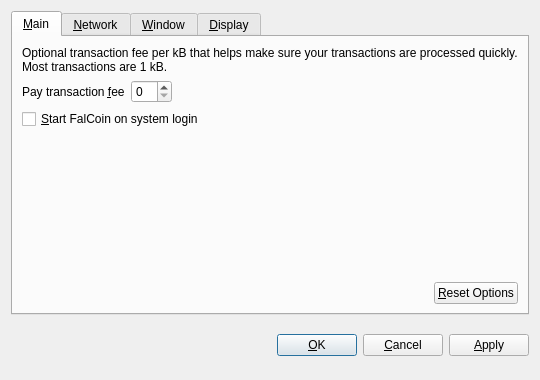
<?xml version="1.0" encoding="UTF-8"?>
<ui version="4.0">
 <class>OptionsDialog</class>
 <widget class="QDialog" name="OptionsDialog">
  <property name="geometry">
   <rect>
    <x>0</x>
    <y>0</y>
    <width>540</width>
    <height>380</height>
   </rect>
  </property>
  <property name="windowTitle">
   <string>Options</string>
  </property>
  <property name="modal">
   <bool>true</bool>
  </property>
  <layout class="QVBoxLayout" name="verticalLayout">
   <item>
    <widget class="QTabWidget" name="tabWidget">
     <property name="tabPosition">
      <enum>QTabWidget::North</enum>
     </property>
     <property name="currentIndex">
      <number>0</number>
     </property>
     <widget class="QWidget" name="tabMain">
      <attribute name="title">
       <string>&amp;Main</string>
      </attribute>
      <layout class="QVBoxLayout" name="verticalLayout_Main">
       <item>
        <widget class="QLabel" name="transactionFeeInfoLabel">
         <property name="text">
          <string>Optional transaction fee per kB that helps make sure your transactions are processed quickly. Most transactions are 1 kB.</string>
         </property>
         <property name="textFormat">
          <enum>Qt::PlainText</enum>
         </property>
         <property name="wordWrap">
          <bool>true</bool>
         </property>
        </widget>
       </item>
       <item>
        <layout class="QHBoxLayout" name="horizontalLayout_1_Main">
         <item>
          <widget class="QLabel" name="transactionFeeLabel">
           <property name="text">
            <string>Pay transaction &amp;fee</string>
           </property>
           <property name="textFormat">
            <enum>Qt::PlainText</enum>
           </property>
           <property name="buddy">
            <cstring>transactionFee</cstring>
           </property>
          </widget>
         </item>
         <item>
          <widget class="BitcoinAmountField" name="transactionFee"/>
         </item>
         <item>
          <spacer name="horizontalSpacer_1_Main">
           <property name="orientation">
            <enum>Qt::Horizontal</enum>
           </property>
           <property name="sizeHint" stdset="0">
            <size>
             <width>40</width>
             <height>20</height>
            </size>
           </property>
          </spacer>
         </item>
        </layout>
       </item>
       <item>
        <widget class="QCheckBox" name="bitcoinAtStartup">
         <property name="toolTip">
          <string>Automatically start FalCoin after logging in to the system.</string>
         </property>
         <property name="text">
          <string>&amp;Start FalCoin on system login</string>
         </property>
        </widget>
       </item>
       <item>
        <spacer name="verticalSpacer_Main">
         <property name="orientation">
          <enum>Qt::Vertical</enum>
         </property>
         <property name="sizeHint" stdset="0">
          <size>
           <width>20</width>
           <height>40</height>
          </size>
         </property>
        </spacer>
       </item>
       <item>
        <layout class="QHBoxLayout" name="horizontalLayout_2_Main">
         <item>
          <spacer name="horizontalSpacer_2_Main">
           <property name="orientation">
            <enum>Qt::Horizontal</enum>
           </property>
           <property name="sizeHint" stdset="0">
            <size>
             <width>40</width>
             <height>20</height>
            </size>
           </property>
          </spacer>
         </item>
         <item>
          <widget class="QPushButton" name="resetButton">
           <property name="toolTip">
            <string>Reset all client options to default.</string>
           </property>
           <property name="text">
            <string>&amp;Reset Options</string>
           </property>
           <property name="autoDefault">
            <bool>false</bool>
           </property>
          </widget>
         </item>
        </layout>
       </item>
      </layout>
     </widget>
     <widget class="QWidget" name="tabNetwork">
      <attribute name="title">
       <string>&amp;Network</string>
      </attribute>
      <layout class="QVBoxLayout" name="verticalLayout_Network">
       <item>
        <widget class="QCheckBox" name="mapPortUpnp">
         <property name="toolTip">
          <string>Automatically open the FalCoin client port on the router. This only works when your router supports UPnP and it is enabled.</string>
         </property>
         <property name="text">
          <string>Map port using &amp;UPnP</string>
         </property>
        </widget>
       </item>
       <item>
        <widget class="QCheckBox" name="connectSocks">
         <property name="toolTip">
          <string>Connect to the FalCoin network through a SOCKS proxy (e.g. when connecting through Tor).</string>
         </property>
         <property name="text">
          <string>&amp;Connect through SOCKS proxy:</string>
         </property>
        </widget>
       </item>
       <item>
        <layout class="QHBoxLayout" name="horizontalLayout_Network">
         <item>
          <widget class="QLabel" name="proxyIpLabel">
           <property name="text">
            <string>Proxy &amp;IP:</string>
           </property>
           <property name="textFormat">
            <enum>Qt::PlainText</enum>
           </property>
           <property name="buddy">
            <cstring>proxyIp</cstring>
           </property>
          </widget>
         </item>
         <item>
          <widget class="QValidatedLineEdit" name="proxyIp">
           <property name="maximumSize">
            <size>
             <width>140</width>
             <height>16777215</height>
            </size>
           </property>
           <property name="toolTip">
            <string>IP address of the proxy (e.g. 127.0.0.1)</string>
           </property>
          </widget>
         </item>
         <item>
          <widget class="QLabel" name="proxyPortLabel">
           <property name="text">
            <string>&amp;Port:</string>
           </property>
           <property name="textFormat">
            <enum>Qt::PlainText</enum>
           </property>
           <property name="buddy">
            <cstring>proxyPort</cstring>
           </property>
          </widget>
         </item>
         <item>
          <widget class="QLineEdit" name="proxyPort">
           <property name="maximumSize">
            <size>
             <width>55</width>
             <height>16777215</height>
            </size>
           </property>
           <property name="toolTip">
            <string>Port of the proxy (e.g. 9050)</string>
           </property>
          </widget>
         </item>
         <item>
          <widget class="QLabel" name="socksVersionLabel">
           <property name="text">
            <string>SOCKS &amp;Version:</string>
           </property>
           <property name="textFormat">
            <enum>Qt::PlainText</enum>
           </property>
           <property name="buddy">
            <cstring>socksVersion</cstring>
           </property>
          </widget>
         </item>
         <item>
          <widget class="QValueComboBox" name="socksVersion">
           <property name="toolTip">
            <string>SOCKS version of the proxy (e.g. 5)</string>
           </property>
          </widget>
         </item>
         <item>
          <spacer name="horizontalSpacer_Network">
           <property name="orientation">
            <enum>Qt::Horizontal</enum>
           </property>
           <property name="sizeHint" stdset="0">
            <size>
             <width>40</width>
             <height>20</height>
            </size>
           </property>
          </spacer>
         </item>
        </layout>
       </item>
       <item>
        <spacer name="verticalSpacer_Network">
         <property name="orientation">
          <enum>Qt::Vertical</enum>
         </property>
         <property name="sizeHint" stdset="0">
          <size>
           <width>20</width>
           <height>40</height>
          </size>
         </property>
        </spacer>
       </item>
      </layout>
     </widget>
     <widget class="QWidget" name="tabWindow">
      <attribute name="title">
       <string>&amp;Window</string>
      </attribute>
      <layout class="QVBoxLayout" name="verticalLayout_Window">
       <item>
        <widget class="QCheckBox" name="minimizeToTray">
         <property name="toolTip">
          <string>Show only a tray icon after minimizing the window.</string>
         </property>
         <property name="text">
          <string>&amp;Minimize to the tray instead of the taskbar</string>
         </property>
        </widget>
       </item>
       <item>
        <widget class="QCheckBox" name="minimizeOnClose">
         <property name="toolTip">
          <string>Minimize instead of exit the application when the window is closed. When this option is enabled, the application will be closed only after selecting Quit in the menu.</string>
         </property>
         <property name="text">
          <string>M&amp;inimize on close</string>
         </property>
        </widget>
       </item>
       <item>
        <spacer name="verticalSpacer_Window">
         <property name="orientation">
          <enum>Qt::Vertical</enum>
         </property>
         <property name="sizeHint" stdset="0">
          <size>
           <width>20</width>
           <height>40</height>
          </size>
         </property>
        </spacer>
       </item>
      </layout>
     </widget>
     <widget class="QWidget" name="tabDisplay">
      <attribute name="title">
       <string>&amp;Display</string>
      </attribute>
      <layout class="QVBoxLayout" name="verticalLayout_Display">
       <item>
        <layout class="QHBoxLayout" name="horizontalLayout_1_Display">
         <item>
          <widget class="QLabel" name="langLabel">
           <property name="text">
            <string>User Interface &amp;language:</string>
           </property>
           <property name="textFormat">
            <enum>Qt::PlainText</enum>
           </property>
           <property name="buddy">
            <cstring>lang</cstring>
           </property>
          </widget>
         </item>
         <item>
          <widget class="QValueComboBox" name="lang">
           <property name="toolTip">
            <string>The user interface language can be set here. This setting will take effect after restarting FalCoin.</string>
           </property>
          </widget>
         </item>
        </layout>
       </item>
       <item>
        <layout class="QHBoxLayout" name="horizontalLayout_2_Display">
         <item>
          <widget class="QLabel" name="unitLabel">
           <property name="text">
            <string>&amp;Unit to show amounts in:</string>
           </property>
           <property name="textFormat">
            <enum>Qt::PlainText</enum>
           </property>
           <property name="buddy">
            <cstring>unit</cstring>
           </property>
          </widget>
         </item>
         <item>
          <widget class="QValueComboBox" name="unit">
           <property name="toolTip">
            <string>Choose the default subdivision unit to show in the interface and when sending coins.</string>
           </property>
          </widget>
         </item>
        </layout>
       </item>
       <item>
        <widget class="QCheckBox" name="displayAddresses">
         <property name="toolTip">
          <string>Whether to show FalCoin addresses in the transaction list or not.</string>
         </property>
         <property name="text">
          <string>&amp;Display addresses in transaction list</string>
         </property>
        </widget>
       </item>
       <item>
        <widget class="QCheckBox" name="coinControlFeatures">
         <property name="toolTip">
          <string>Whether to show coin control features or not.</string>
         </property>
         <property name="text">
          <string>Display coin &amp;control features (experts only!)</string>
         </property>
        </widget>
       </item>
       <item>
        <spacer name="verticalSpacer_Display">
         <property name="orientation">
          <enum>Qt::Vertical</enum>
         </property>
         <property name="sizeHint" stdset="0">
          <size>
           <width>20</width>
           <height>40</height>
          </size>
         </property>
        </spacer>
       </item>
      </layout>
     </widget>
    </widget>
   </item>
   <item>
    <layout class="QHBoxLayout" name="horizontalLayout_Buttons">
     <item>
      <spacer name="horizontalSpacer_1">
       <property name="orientation">
        <enum>Qt::Horizontal</enum>
       </property>
       <property name="sizeHint" stdset="0">
        <size>
         <width>40</width>
         <height>48</height>
        </size>
       </property>
      </spacer>
     </item>
     <item>
      <widget class="QLabel" name="statusLabel">
       <property name="font">
        <font>
         <weight>75</weight>
         <bold>true</bold>
        </font>
       </property>
       <property name="text">
        <string/>
       </property>
       <property name="textFormat">
        <enum>Qt::PlainText</enum>
       </property>
       <property name="wordWrap">
        <bool>true</bool>
       </property>
      </widget>
     </item>
     <item>
      <spacer name="horizontalSpacer_2">
       <property name="orientation">
        <enum>Qt::Horizontal</enum>
       </property>
       <property name="sizeHint" stdset="0">
        <size>
         <width>40</width>
         <height>48</height>
        </size>
       </property>
      </spacer>
     </item>
     <item>
      <widget class="QPushButton" name="okButton">
       <property name="text">
        <string>&amp;OK</string>
       </property>
      </widget>
     </item>
     <item>
      <widget class="QPushButton" name="cancelButton">
       <property name="text">
        <string>&amp;Cancel</string>
       </property>
       <property name="autoDefault">
        <bool>false</bool>
       </property>
      </widget>
     </item>
     <item>
      <widget class="QPushButton" name="applyButton">
       <property name="text">
        <string>&amp;Apply</string>
       </property>
       <property name="autoDefault">
        <bool>false</bool>
       </property>
      </widget>
     </item>
    </layout>
   </item>
  </layout>
 </widget>
 <customwidgets>
  <customwidget>
   <class>BitcoinAmountField</class>
   <extends>QSpinBox</extends>
   <header>bitcoinamountfield.h</header>
  </customwidget>
  <customwidget>
   <class>QValueComboBox</class>
   <extends>QComboBox</extends>
   <header>qvaluecombobox.h</header>
  </customwidget>
  <customwidget>
   <class>QValidatedLineEdit</class>
   <extends>QLineEdit</extends>
   <header>qvalidatedlineedit.h</header>
  </customwidget>
 </customwidgets>
 <resources/>
 <connections/>
</ui>
